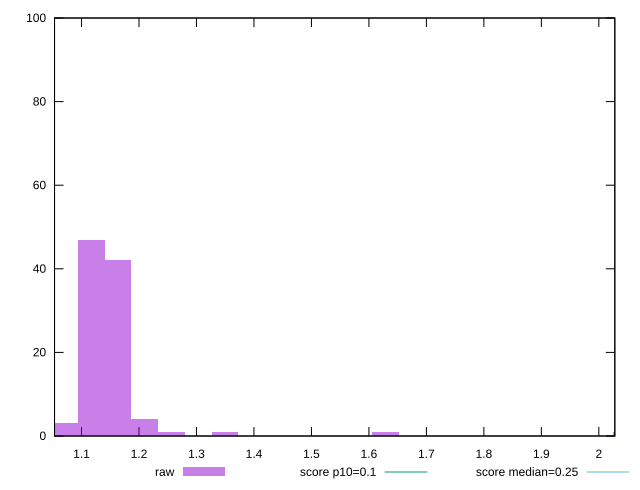

Write gnuplot code to recreate this figure.
reset

$raw <<EOF
1.1168810077974398 47
1.1634177164556665 42
1.0703442991392131 3
1.2099544251138932 4
2.047615180961973 1
1.2564911337721196 1
1.628784803037933 1
1.349564551088573 1
EOF

set key outside below
set boxwidth 0.04653670865822666
set xrange [1.0530457899305556:2.0278319227430557]
set yrange [0:100]
set trange [0:100]
set style fill transparent solid 0.5 noborder

set parametric
set terminal svg size 640, 490 enhanced background rgb 'white'
set output "report_00009_2021-02-08T22-37-41.559Z/cumulative-layout-shift/samples/pages+cached+noadtech/raw/histogram.svg"

plot $raw title "raw" with boxes, \
     0.1,t title "score p10=0.1", \
     0.25,t title "score median=0.25"

reset
